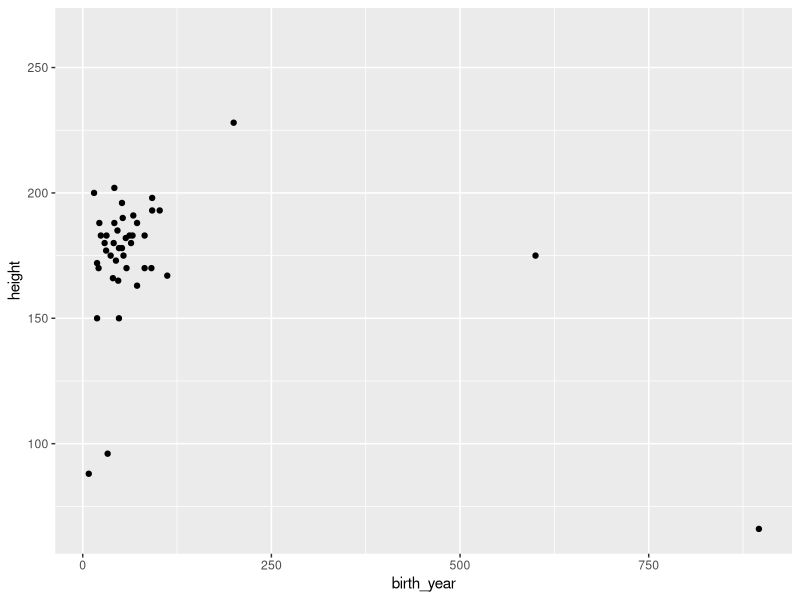

The R source for this figure:
## ---- chunk 1
knitr::opts_chunk$set(echo = TRUE)
library(tidyverse)

## ---- chunk 2
ggplot(data = starwars, aes(x = birth_year, y = height)) +
  geom_point()
